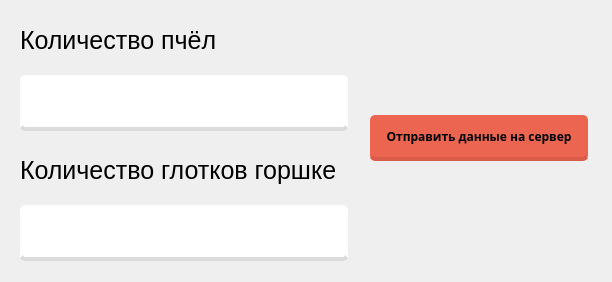
<?xml version="1.0" encoding="UTF-8"?>
<ui version="4.0">
 <class>MainWindow</class>
 <widget class="QMainWindow" name="MainWindow">
  <property name="geometry">
   <rect>
    <x>0</x>
    <y>0</y>
    <width>612</width>
    <height>282</height>
   </rect>
  </property>
  <property name="windowTitle">
   <string>MainWindow</string>
  </property>
  <widget class="QWidget" name="centralwidget">
   <widget class="QPushButton" name="pushButton">
    <property name="geometry">
     <rect>
      <x>370</x>
      <y>110</y>
      <width>221</width>
      <height>51</height>
     </rect>
    </property>
    <property name="font">
     <font>
      <family>Roboto Slab</family>
      <weight>75</weight>
      <bold>true</bold>
     </font>
    </property>
    <property name="cursor">
     <cursorShape>PointingHandCursor</cursorShape>
    </property>
    <property name="styleSheet">
     <string notr="true">font-family: 'Roboto Slab', serif;
color: 'white';
border-bottom: 4px solid rgba(217,91,72, 1);
background-color: rgba(236, 101, 80, 1);
font-size: 1.2em;
padding: 5px 9px;
border-radius: 5px;
border-radius: 5px;
margin-top: 5px;
margin-right: 3%;
float: right;</string>
    </property>
    <property name="text">
     <string>Отправить данные на сервер</string>
    </property>
   </widget>
   <widget class="QTextEdit" name="textEdit">
    <property name="geometry">
     <rect>
      <x>20</x>
      <y>70</y>
      <width>331</width>
      <height>61</height>
     </rect>
    </property>
    <property name="styleSheet">
     <string notr="true">font-family: 'Roboto Slab', serif;
color: 'black';
border-bottom: 4px solid rgba(220,220,220, 1);
background-color: rgba(255, 255, 255, 1);
font-size: 25px;
padding: 5px 9px;
border-radius: 5px;
border-radius: 5px;
margin-top: 5px;
margin-right: 3%;
float: right;</string>
    </property>
   </widget>
   <widget class="QTextEdit" name="textEdit_2">
    <property name="geometry">
     <rect>
      <x>20</x>
      <y>200</y>
      <width>331</width>
      <height>61</height>
     </rect>
    </property>
    <property name="styleSheet">
     <string notr="true">font-family: 'Roboto Slab', serif;
color: 'black';
border-bottom: 4px solid rgba(220,220,220, 1);
background-color: rgba(255, 255, 255, 1);
font-size: 25px;
padding: 5px 9px;
border-radius: 5px;
border-radius: 5px;
margin-top: 5px;
margin-right: 3%;
float: right;</string>
    </property>
   </widget>
   <widget class="QLabel" name="label">
    <property name="geometry">
     <rect>
      <x>20</x>
      <y>20</y>
      <width>301</width>
      <height>41</height>
     </rect>
    </property>
    <property name="styleSheet">
     <string notr="true">font-size: 25px</string>
    </property>
    <property name="text">
     <string>Количество пчёл</string>
    </property>
   </widget>
   <widget class="QLabel" name="label_2">
    <property name="geometry">
     <rect>
      <x>20</x>
      <y>150</y>
      <width>341</width>
      <height>41</height>
     </rect>
    </property>
    <property name="styleSheet">
     <string notr="true">font-size: 25px</string>
    </property>
    <property name="text">
     <string>Количество глотков горшке</string>
    </property>
   </widget>
  </widget>
 </widget>
 <resources/>
 <connections/>
</ui>
